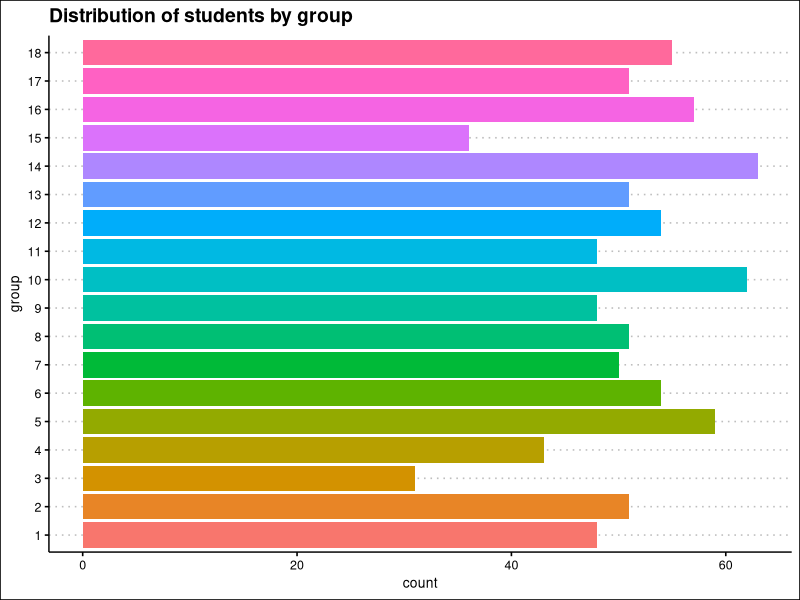
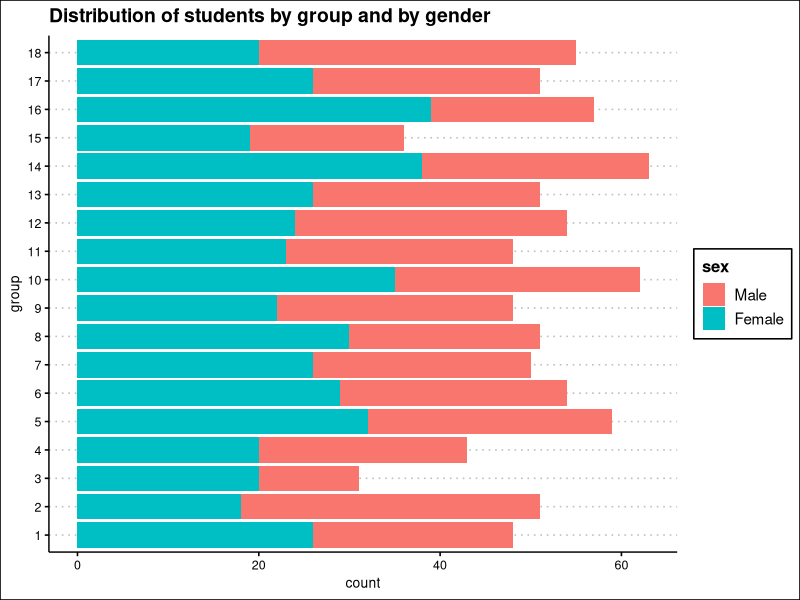
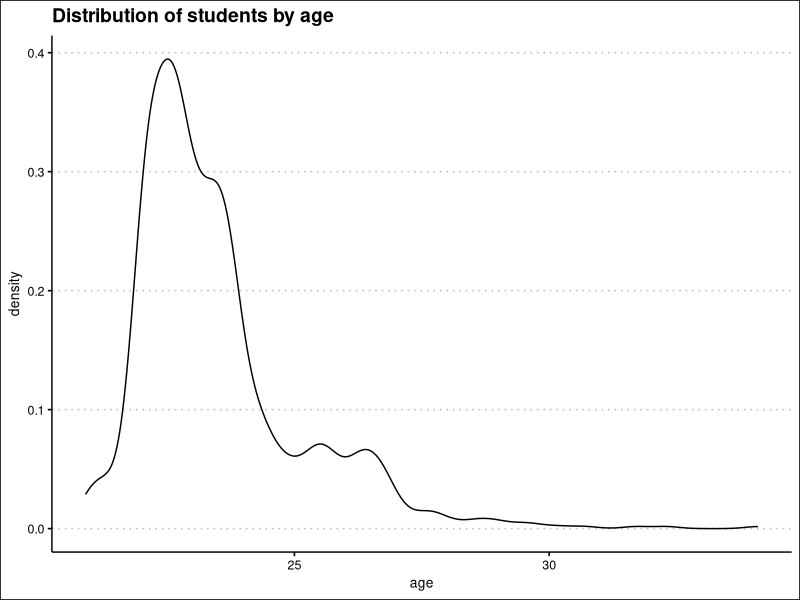

The R source for these figures, in order:
## ---- chunk 1
#| label: data loading
#| message: false
#| warning: false
  
library(readr)
courses <- read_csv("Database/courses.csv")


## ---- chunk 2
#| label: data display

library(knitr)
kable(courses)

## ---- chunk 3
#| label: Question 3
#| message: false
#| warning: false

library(tidyverse)
students <- read_csv("Database/students.csv")
spec(students)

students <-
  students |>
  mutate(sex = factor(sex, 
                      levels = c("M", "F"),
                      labels = c("Male", "Female")),
         group = factor(group),
         id = as.integer(group))

## ---- chunk 4

grades <- read_delim("Database/grades.csv", 
    delim = ":", 
    na = "$")

## ---- chunk 5
library(ggplot2)
library(ggthemes)

ggplot(students, aes(y = group))+
  geom_bar(aes(fill = group))+
  theme_clean()+
  labs(
    title = "Distribution of students by group"
  )+
  theme(legend.position = "none")

## ---- chunk 6
ggplot(students, aes(y = group))+
  geom_bar(aes(fill = sex))+
  theme_clean()+
  labs(
    title = "Distribution of students by group and by gender"
  )
## ---- chunk 7
library(lubridate)

students <-
  students |> 
  mutate(age = round(time_length(today() - birth_date, unit = "year"), 1))

ggplot(students, aes(x=age))+
  geom_density()+
  theme_clean()+
  labs(
    title = "Distribution of students by age"
  )
